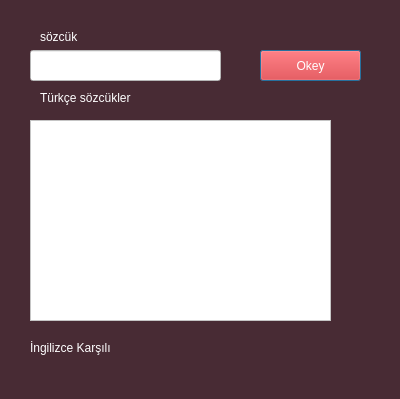
<?xml version="1.0" encoding="UTF-8"?>
<ui version="4.0">
 <class>Dialog</class>
 <widget class="QDialog" name="Dialog">
  <property name="geometry">
   <rect>
    <x>0</x>
    <y>0</y>
    <width>400</width>
    <height>399</height>
   </rect>
  </property>
  <property name="windowTitle">
   <string>Dialog</string>
  </property>
  <property name="styleSheet">
   <string notr="true">background-color: rgb(72, 43, 52);</string>
  </property>
  <widget class="QLabel" name="label">
   <property name="geometry">
    <rect>
     <x>40</x>
     <y>30</y>
     <width>47</width>
     <height>13</height>
    </rect>
   </property>
   <property name="styleSheet">
    <string notr="true">color:rgb(255, 255, 255)</string>
   </property>
   <property name="text">
    <string>sözcük</string>
   </property>
  </widget>
  <widget class="QLabel" name="label_3">
   <property name="geometry">
    <rect>
     <x>40</x>
     <y>90</y>
     <width>91</width>
     <height>16</height>
    </rect>
   </property>
   <property name="styleSheet">
    <string notr="true">color:rgb(255, 255, 255)</string>
   </property>
   <property name="text">
    <string>Türkçe sözcükler</string>
   </property>
  </widget>
  <widget class="QLabel" name="label_karsilik">
   <property name="geometry">
    <rect>
     <x>120</x>
     <y>340</y>
     <width>111</width>
     <height>16</height>
    </rect>
   </property>
   <property name="styleSheet">
    <string notr="true">color:rgb(255, 255, 255)</string>
   </property>
   <property name="text">
    <string/>
   </property>
  </widget>
  <widget class="QLineEdit" name="lineEditGirdi">
   <property name="geometry">
    <rect>
     <x>30</x>
     <y>50</y>
     <width>191</width>
     <height>31</height>
    </rect>
   </property>
   <property name="styleSheet">
    <string notr="true">background-color: rgb(255, 255, 255);</string>
   </property>
  </widget>
  <widget class="QLabel" name="label_2">
   <property name="geometry">
    <rect>
     <x>30</x>
     <y>340</y>
     <width>81</width>
     <height>16</height>
    </rect>
   </property>
   <property name="styleSheet">
    <string notr="true">color:rgb(255, 255, 255)</string>
   </property>
   <property name="text">
    <string>İngilizce Karşılık : </string>
   </property>
  </widget>
  <widget class="QPushButton" name="okbtn">
   <property name="geometry">
    <rect>
     <x>260</x>
     <y>50</y>
     <width>101</width>
     <height>31</height>
    </rect>
   </property>
   <property name="styleSheet">
    <string notr="true">background-color: rgb(255, 0, 0);
color:rgb(255, 255, 255)</string>
   </property>
   <property name="text">
    <string>Okey</string>
   </property>
  </widget>
  <widget class="QTableView" name="tableView">
   <property name="geometry">
    <rect>
     <x>30</x>
     <y>120</y>
     <width>301</width>
     <height>201</height>
    </rect>
   </property>
   <property name="styleSheet">
    <string notr="true">background-color: rgb(255, 255, 255);</string>
   </property>
  </widget>
 </widget>
 <resources/>
 <connections/>
</ui>
